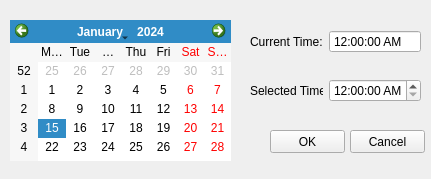
<?xml version="1.0" encoding="UTF-8"?>
<ui version="4.0">
 <class>DateTimeInputDialog</class>
 <widget class="QWidget" name="DateTimeInputDialog">
  <property name="geometry">
   <rect>
    <x>0</x>
    <y>0</y>
    <width>431</width>
    <height>179</height>
   </rect>
  </property>
  <property name="minimumSize">
   <size>
    <width>431</width>
    <height>179</height>
   </size>
  </property>
  <property name="maximumSize">
   <size>
    <width>431</width>
    <height>179</height>
   </size>
  </property>
  <property name="windowTitle">
   <string>Date/Time</string>
  </property>
  <widget class="QCalendarWidget" name="m_calendar">
   <property name="geometry">
    <rect>
     <x>10</x>
     <y>20</y>
     <width>221</width>
     <height>141</height>
    </rect>
   </property>
  </widget>
  <widget class="QPushButton" name="m_okButton">
   <property name="geometry">
    <rect>
     <x>270</x>
     <y>130</y>
     <width>75</width>
     <height>23</height>
    </rect>
   </property>
   <property name="text">
    <string>OK</string>
   </property>
  </widget>
  <widget class="QPushButton" name="m_cancelButton">
   <property name="geometry">
    <rect>
     <x>350</x>
     <y>130</y>
     <width>75</width>
     <height>23</height>
    </rect>
   </property>
   <property name="text">
    <string>Cancel</string>
   </property>
  </widget>
  <widget class="QWidget" name="layoutWidget">
   <property name="geometry">
    <rect>
     <x>250</x>
     <y>30</y>
     <width>171</width>
     <height>82</height>
    </rect>
   </property>
   <layout class="QFormLayout" name="m_timeLayout">
    <property name="fieldGrowthPolicy">
     <enum>QFormLayout::AllNonFixedFieldsGrow</enum>
    </property>
    <property name="verticalSpacing">
     <number>26</number>
    </property>
    <item row="0" column="1">
     <widget class="QTimeEdit" name="m_currentTimeDisplay">
      <property name="readOnly">
       <bool>true</bool>
      </property>
      <property name="buttonSymbols">
       <enum>QAbstractSpinBox::NoButtons</enum>
      </property>
      <property name="specialValueText">
       <string/>
      </property>
      <property name="accelerated">
       <bool>false</bool>
      </property>
      <property name="displayFormat">
       <string>hh:mm:ss AP</string>
      </property>
     </widget>
    </item>
    <item row="1" column="0">
     <widget class="QLabel" name="m_selectedTimeLabel">
      <property name="text">
       <string>Selected Time:</string>
      </property>
     </widget>
    </item>
    <item row="1" column="1">
     <widget class="QTimeEdit" name="m_selectedTimeInput">
      <property name="accelerated">
       <bool>true</bool>
      </property>
      <property name="displayFormat">
       <string>hh:mm:ss AP</string>
      </property>
      <property name="calendarPopup">
       <bool>false</bool>
      </property>
     </widget>
    </item>
    <item row="0" column="0">
     <widget class="QLabel" name="m_currentTimeLabel">
      <property name="text">
       <string>Current Time:</string>
      </property>
     </widget>
    </item>
   </layout>
  </widget>
 </widget>
 <resources/>
 <connections/>
</ui>
